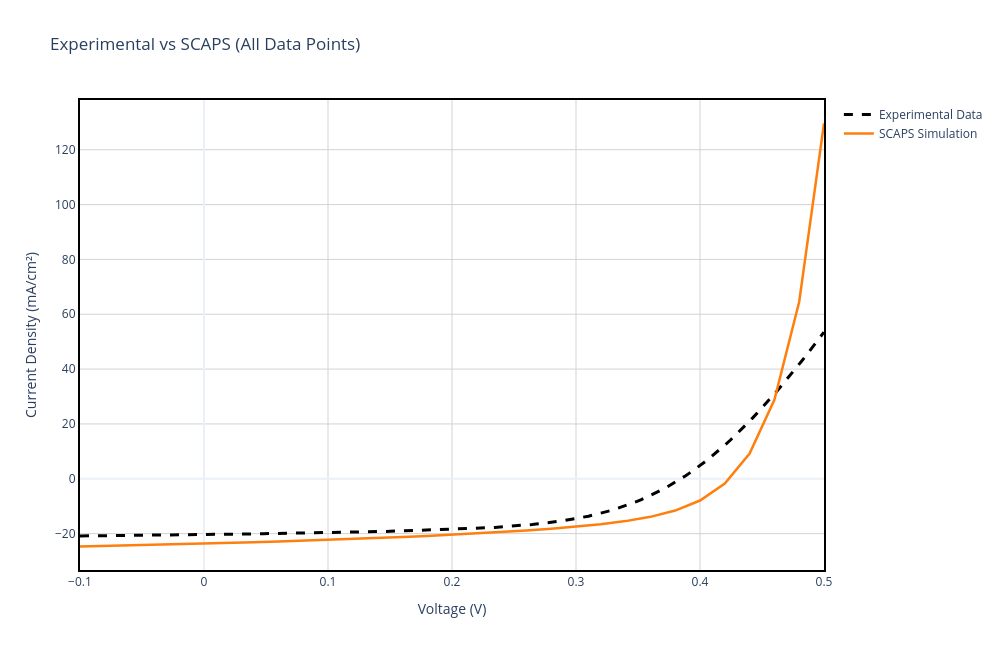

Notebook code for this chart:
### Markdown cell above
## Section 4: Overlay Comparison - Simulation vs Experimental Data

### Overview
This section provides a comprehensive visual comparison by overlaying all SCAPS simulation J-V curves on the same plot as the experimental data. This overlay approach allows for:

- **Direct shape comparison**: Visually assess which simulations best match the experimental curve shape (MSE)
- **Parameter range assessment**: Understand the spread of voltages, currents, and fill factors across all simulations
- **Quality of model fit**: Quickly identify if any simulations closely track the experimental behavior across the full J-V range
- **Anomaly detection**: Spot simulations that deviate significantly from the general trend

This visualization complements the parameter-based matching in the following section and provides intuitive insight into device behavior.

### Interpretation of Match Quality Metrics

#### Mean Squared Error (MSE)
- **Perfect Match**: MSE = **0** (simulation J-V curve identical to experimental curve at all voltage points)
- **Excellent Match**: MSE < **1** (very close agreement across the J-V range)
- **Good Match**: MSE < **10** (acceptable deviation, < 2% relative error in current density)
- **Poor Match**: MSE > **50** (significant disagreement between curves)
- **Formula**: 

$$\text{MSE} = \frac{1}{N} \sum_{i=1}^{N} \left(J_i^{exp} - J_i^{sim}(V_i)\right)^2$$

where $J^{exp}$ is experimental current density at measured voltages, $J^{sim}(V_i)$ is interpolated simulated current density at those same voltages, and $N$ is the number of measurement points.

#### Parameter Score  
- **Perfect Match**: Score = **0** (all parameters: Voc, Jsc, FF, η match targets exactly)
- **Excellent Match**: Score < **0.01** (all parameters within ~3% relative error)
- **Good Match**: Score < **0.05** (parameters within ~7% relative error on average)
- **Acceptable Match**: Score < **0.15** (parameters within ~12% relative error)
- **Poor Match**: Score > **0.30** (significant parameter deviation from targets)
- **Formula**:

$$\text{Score} = \sum_{i} \left(\frac{X_i^{sim} - X_i^{target}}{X_i^{target}}\right)^2$$

where $X_i$ represents the performance parameters:
- $V_{oc}$ (Open Circuit Voltage)
- $J_{sc}$ (Short Circuit Current Density)  
- $FF$ (Fill Factor)
- $\eta$ (Power Conversion Efficiency)

### Code cell
# Calculate MSE for comparison (without creating plots)
for d in scaps_data:
    v_sim = d['v(V)']
    j_sim = d['jtot(mA/cm2)']
    
    # Ensure arrays are proper numpy arrays
    v_sim = np.asarray(v_sim, dtype=float)
    j_sim = np.asarray(j_sim, dtype=float)
    
    # Remove any NaN values
    valid_mask = np.isfinite(v_sim) & np.isfinite(j_sim)
    v_sim_clean = v_sim[valid_mask]
    j_sim_clean = j_sim[valid_mask]
    
    if len(v_sim_clean) < 2:
        d['mse'] = np.nan
        continue
    
    try:
        # Create interpolator
        interp_func = interp1d(v_sim_clean, j_sim_clean, kind='linear', fill_value="extrapolate")
        
        # Overlapping region
        v_min = max(v_sim_clean.min(), exp_data['v(V)'].min())
        v_max = min(v_sim_clean.max(), exp_data['v(V)'].max())
        
        valid_exp = exp_data[(exp_data['v(V)'] >= v_min) & (exp_data['v(V)'] <= v_max)]
        
        if len(valid_exp) > 2:
            j_sim_interp = interp_func(valid_exp['v(V)'].values)
            j_sim_interp = np.nan_to_num(j_sim_interp, nan=0.0, posinf=100.0, neginf=-100.0)
            j_exp_vals = valid_exp['jtot(mA/cm2)'].values
            mse = mean_squared_error(j_exp_vals, j_sim_interp)
            d['mse'] = mse
        else:
            d['mse'] = np.nan
    except Exception as e:
        d['mse'] = np.nan

# Calculate parameter scores
for d in scaps_data:
    score = 0
    score += ((d['Voc'] - TARGET_VOC) / TARGET_VOC)**2
    score += ((d['Jsc'] - TARGET_JSC) / TARGET_JSC)**2
    score += ((d['FF'] - TARGET_FF) / TARGET_FF)**2
    score += ((d['eta'] - TARGET_ETA) / TARGET_ETA)**2
    d['param_score'] = score

# ==================== PLOT 3: OVERLAY WITH J LIMITATION ON SCAPS ====================
fig3_overlay = go.Figure()

# Add experimental data (no filtering)
fig3_overlay.add_trace(go.Scatter(
    x=exp_data['v(V)'], 
    y=exp_data['jtot(mA/cm2)'], 
    mode='lines', 
    name='Experimental Data', 
    line=dict(color='black', width=3, dash='dash'),
    hovertemplate='<b>Experimental</b><br>V: %{x:.3f} V<br>J: %{y:.2f} mA/cm²<extra></extra>'
))

# Add SCAPS simulations (filtered by J_MAX only)
import plotly.express as px
color_palette = px.colors.qualitative.Plotly

for i, d in enumerate(scaps_data):
    # NO FILTERING - show all SCAPS data points
    
    # Hover information
    hover_text = f"<b>{d['label']}</b><br>Voc: {d['Voc']:.4f} V<br>Jsc: {d['Jsc']:.4f} mA/cm²<br>FF: {d['FF']:.2f} %<br>η: {d['eta']:.2f} %"
    
    legend_name = f"SCAPS Simulation" if len(scaps_data) == 1 else f"Sim {i+1}"
    line_color = color_palette[i % len(color_palette)] if len(scaps_data) > 1 else '#ff7f0e'
    
    fig3_overlay.add_trace(go.Scatter(
        x=d['v(V)'], 
        y=d['jtot(mA/cm2)'], 
        mode='lines', 
        name=legend_name,
        line=dict(color=line_color, width=2.5),
        hovertemplate=hover_text + '<extra></extra>'
    ))

fig3_overlay.update_xaxes(showline=True, linewidth=2, linecolor='black', mirror=True)
fig3_overlay.update_yaxes(showline=True, linewidth=2, linecolor='black', mirror=True)
fig3_overlay.update_layout(
    title='Experimental vs SCAPS (All Data Points)',
    xaxis_title='Voltage (V)',
    yaxis_title='Current Density (mA/cm²)',
    hovermode='closest',
    template='plotly_white',
    width=1000,
    height=650,
    plot_bgcolor='white',
    xaxis=dict(showgrid=True, gridwidth=1, gridcolor='lightgray'),
    yaxis=dict(showgrid=True, gridwidth=1, gridcolor='lightgray'),
)
fig3_overlay.show()
fig3_overlay.write_image(os.path.join(plots_dir, 'Experimental_vs_SCAPS_Limited.png'), width=1000, height=650)

print(f"✅ Saved Plot 3 to {plots_dir}/Experimental_vs_SCAPS_Limited.png")

# ==================== COMPARISON TABLE ====================
# Prepare table data
exp_voc = TARGET_VOC
exp_jsc = TARGET_JSC
exp_ff = TARGET_FF
exp_eta = TARGET_ETA

table_data = []
for i, d in enumerate(scaps_data):
    mse_val = d['mse'] if not np.isnan(d['mse']) else "N/A"
    mse_str = f"{mse_val:.4f}" if isinstance(mse_val, float) else mse_val
    
    table_data.append({
        'Metric': 'Voc (V)',
        'Experimental': f"{exp_voc:.4f}",
        'SCAPS': f"{d['Voc']:.4f}",
        'Difference': f"{abs(d['Voc'] - exp_voc):.4f}",
        'Relative Diff (%)': f"{abs(d['Voc'] - exp_voc) / exp_voc * 100:.2f}%"
    })
    
    table_data.append({
        'Metric': 'Jsc (mA/cm²)',
        'Experimental': f"{exp_jsc:.4f}",
        'SCAPS': f"{d['Jsc']:.4f}",
        'Difference': f"{abs(d['Jsc'] - exp_jsc):.4f}",
        'Relative Diff (%)': f"{abs(d['Jsc'] - exp_jsc) / exp_jsc * 100:.2f}%"
    })
    
    table_data.append({
        'Metric': 'FF (%)',
        'Experimental': f"{exp_ff:.2f}",
        'SCAPS': f"{d['FF']:.2f}",
        'Difference': f"{abs(d['FF'] - exp_ff):.2f}",
        'Relative Diff (%)': f"{abs(d['FF'] - exp_ff) / exp_ff * 100:.2f}%"
    })
    
    table_data.append({
        'Metric': 'η (%)',
        'Experimental': f"{exp_eta:.4f}",
        'SCAPS': f"{d['eta']:.4f}",
        'Difference': f"{abs(d['eta'] - exp_eta):.4f}",
        'Relative Diff (%)': f"{abs(d['eta'] - exp_eta) / exp_eta * 100:.2f}%"
    })
    
    table_data.append({
        'Metric': 'MSE (Mean Squared Error)',
        'Experimental': '-',
        'SCAPS': mse_str,
        'Difference': '-',
        'Relative Diff (%)': '-'
    })
    
    table_data.append({
        'Metric': 'Parameter Score',
        'Experimental': '-',
        'SCAPS': f"{d['param_score']:.6f}",
        'Difference': '-',
        'Relative Diff (%)': '-'
    })

comparison_df = pd.DataFrame(table_data)

# Save comparison table as image
fig_comp_table, ax = plt.subplots(figsize=(15, 8))
ax.axis('tight')
ax.axis('off')

# Create table
table = ax.table(cellText=comparison_df.values, 
                colLabels=comparison_df.columns,
                cellLoc='center', 
                loc='center',
                colWidths=[0.18, 0.15, 0.15, 0.18, 0.18])

# Style the table
table.auto_set_font_size(False)
table.set_fontsize(9)
table.scale(1, 2)

# Style header
for i in range(len(comparison_df.columns)):
    cell = table[(0, i)]
    cell.set_facecolor('#4472C4')
    cell.set_text_props(weight='bold', color='white')

# Style alternating rows with light colors
for i in range(1, len(comparison_df) + 1):
    for j in range(len(comparison_df.columns)):
        cell = table[(i, j)]
        if i % 2 == 0:
            cell.set_facecolor('#E7E6E6')
        else:
            cell.set_facecolor('#F2F2F2')

fig_comp_table.suptitle('Experimental vs SCAPS Simulation Comparison', fontsize=14, fontweight='bold', y=0.98)

comp_table_path = os.path.join(plots_dir, 'Comparison_Table.png')
plt.savefig(comp_table_path, dpi=300, bbox_inches='tight')
plt.show()
plt.close()
print(f"✅ Saved Comparison Table to {plots_dir}/Comparison_Table.png")

### Figure 1 — Plotly figure (JSON) as saved in the notebook; plotly's stock layout.template omitted (floating-point values rounded to 4 significant figures; data arrays with more than 128 entries replaced by an {"elided": "..."} marker saying what was removed)
{"data": [{"hovertemplate": "<b>Experimental</b><br>V: %{x:.3f} V<br>J: %{y:.2f} mA/cm²<extra></extra>", "line": {"color": "black", "dash": "dash", "width": 3}, "mode": "lines", "name": "Experimental Data", "type": "scatter", "x": {"elided": "200 float values"}, "y": {"elided": "200 float values"}}, {"hovertemplate": "<b>SCAPS Simulation</b><br>Voc: 0.4239 V<br>Jsc: 23.6362 mA/cm²<br>FF: 52.97 %<br>η: 5.31 %<extra></extra>", "line": {"color": "#ff7f0e", "width": 2.5}, "mode": "lines", "name": "SCAPS Simulation", "type": "scatter", "x": [NaN, -0.1, -0.08, -0.06, -0.04, -0.02, 0.0, 0.02, 0.04, 0.06, 0.08, 0.1, 0.12, 0.14, 0.16, 0.18, 0.2, 0.22, 0.24, 0.26, 0.28, 0.3, 0.32, 0.34, 0.36, 0.38, 0.4, 0.42, 0.44, 0.46, 0.48, 0.5, NaN], "y": [NaN, -24.7, -24.51, -24.3, -24.09, -23.87, -23.64, -23.39, -23.13, -22.86, -22.57, -22.27, -21.95, -21.61, -21.25, -20.86, -20.43, -19.97, -19.45, -18.88, -18.24, -17.48, -16.58, -15.44, -13.88, -11.59, -7.931, -1.739, 9.173, 28.83, 64.55, 129.6, NaN]}], "layout": {"height": 650, "hovermode": "closest", "plot_bgcolor": "white", "title": {"text": "Experimental vs SCAPS (All Data Points)"}, "width": 1000, "xaxis": {"gridcolor": "lightgray", "gridwidth": 1, "linecolor": "black", "linewidth": 2, "mirror": true, "showgrid": true, "showline": true, "title": {"text": "Voltage (V)"}}, "yaxis": {"gridcolor": "lightgray", "gridwidth": 1, "linecolor": "black", "linewidth": 2, "mirror": true, "showgrid": true, "showline": true, "title": {"text": "Current Density (mA/cm²)"}}}}
